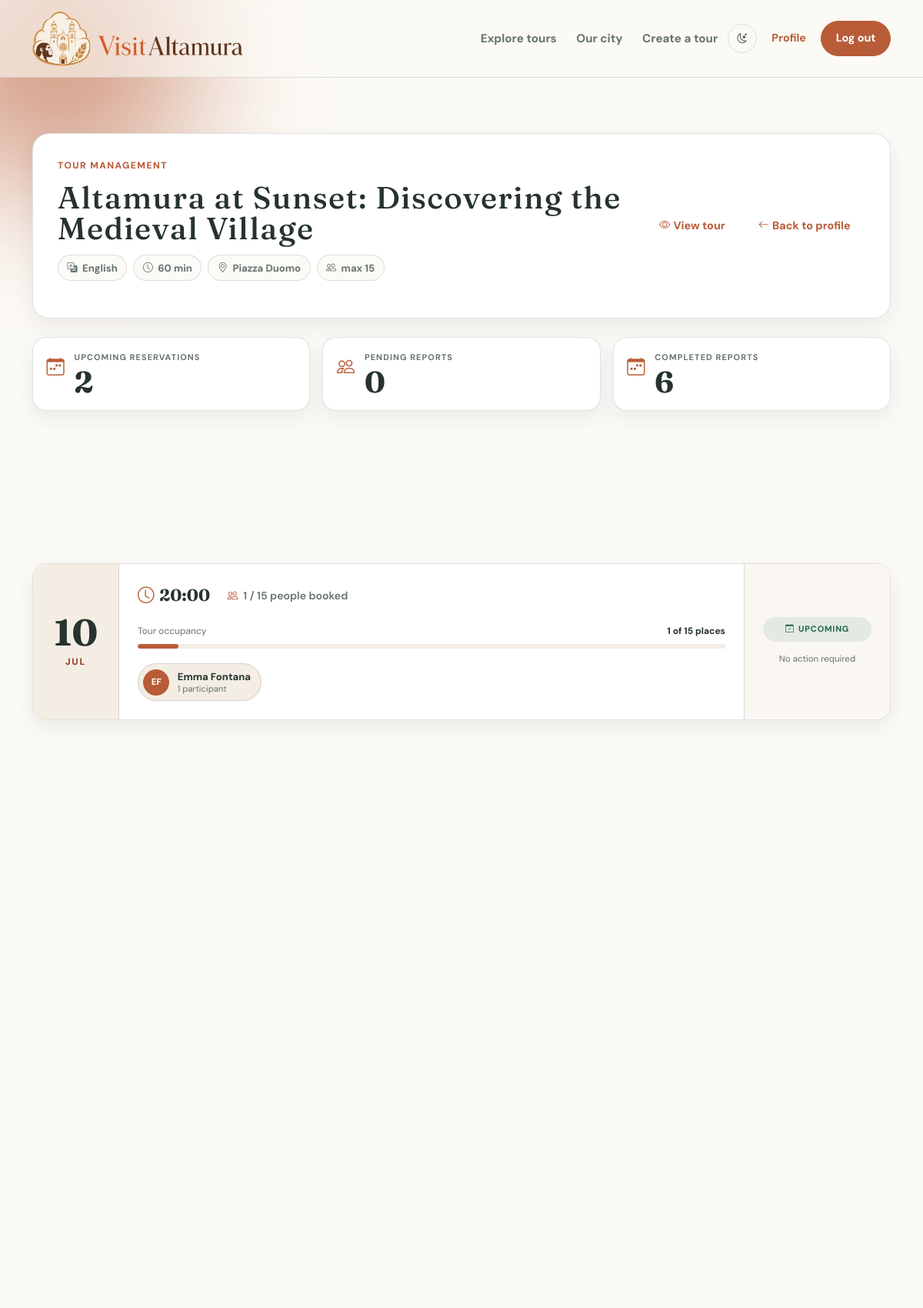
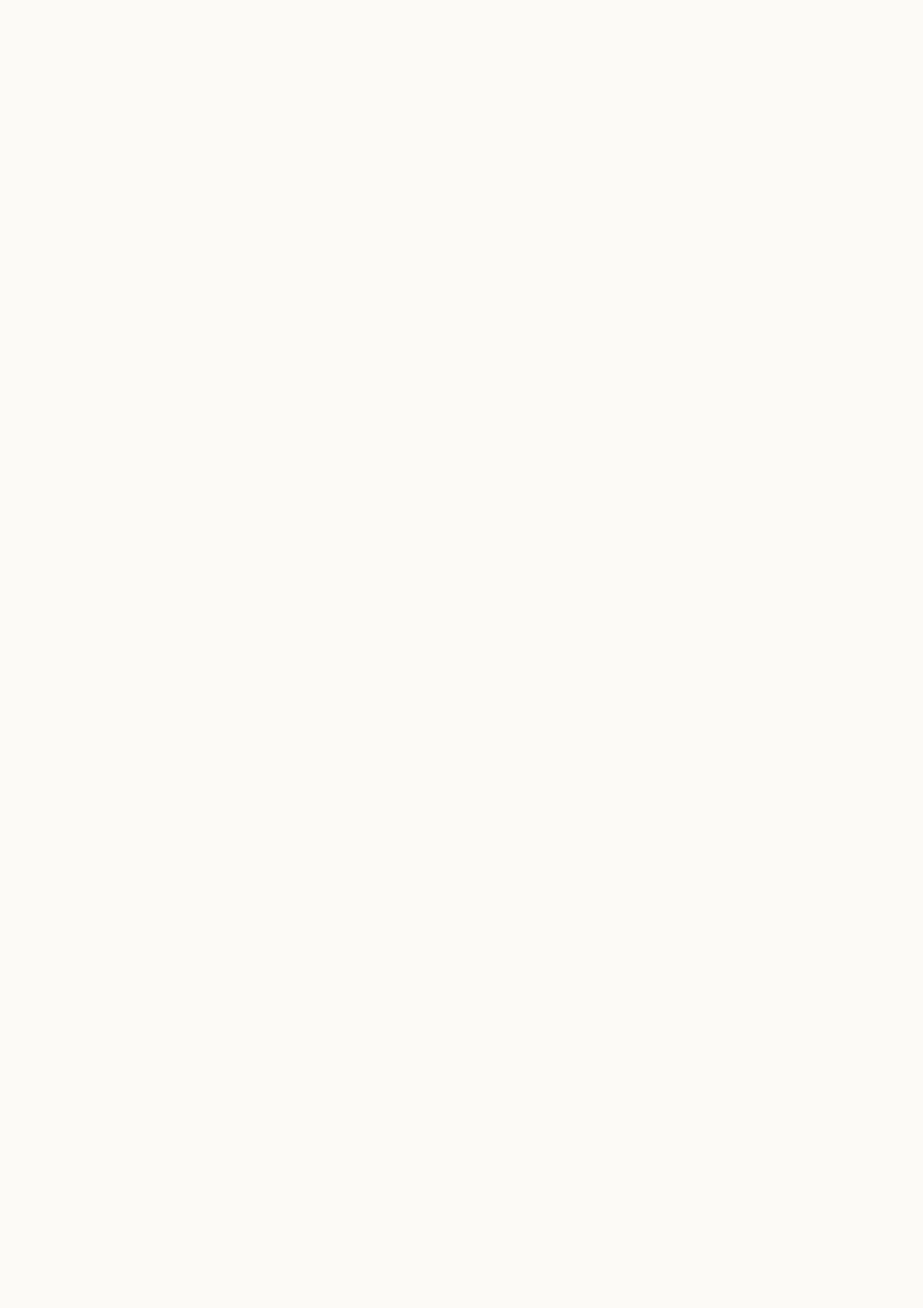
The app's page /tours/7/reservations (signed in, upper part) with its own data (2 pictures, top to bottom).
### tables this page shows
CREATE TABLE "tours" (
	"id"	INTEGER NOT NULL UNIQUE,
	"title"	TEXT NOT NULL,
	"description"	TEXT NOT NULL,
	"guide_id"	INTEGER NOT NULL,
	"duration"	INTEGER NOT NULL CHECK("duration" > 0),
	"language"	TEXT NOT NULL CHECK("language" IN ('Italian', 'English', 'Spanish', 'Portuguese', 'German')),
	"meeting_point"	TEXT NOT NULL,
	"max_participants"	INTEGER NOT NULL CHECK("max_participants" > 0),
	"created_at"	TEXT NOT NULL DEFAULT CURRENT_TIMESTAMP,
	PRIMARY KEY("id" AUTOINCREMENT),
	FOREIGN KEY("guide_id") REFERENCES "users"("id"),
	FOREIGN KEY("guide_id","language") REFERENCES "guide_languages"("guide_id","language")
);

CREATE TABLE "reservations" (
	"id"	INTEGER NOT NULL UNIQUE,
	"tour_id"	INTEGER NOT NULL,
	"participant_id"	INTEGER NOT NULL,
	"tour_date"	TEXT NOT NULL,
	"people_count"	INTEGER NOT NULL CHECK("people_count" >= 1 AND "people_count" <= 4),
	"status"	TEXT NOT NULL DEFAULT 'confirmed' CHECK("status" IN ('confirmed', 'cancelled')),
	"created_at"	TEXT NOT NULL DEFAULT CURRENT_TIMESTAMP,
	"cancelled_at"	TEXT,
	PRIMARY KEY("id" AUTOINCREMENT),
	FOREIGN KEY("participant_id") REFERENCES "users"("id"),
	FOREIGN KEY("tour_id") REFERENCES "tours"("id")
);

CREATE TABLE "users" (
	"id"	INTEGER NOT NULL UNIQUE,
	"first_name"	TEXT NOT NULL,
	"last_name"	TEXT NOT NULL,
	"email"	TEXT NOT NULL UNIQUE,
	"password"	TEXT NOT NULL,
	"role"	TEXT NOT NULL CHECK("role" IN ('guide', 'participant', 'admin')),
	"profile_img"	TEXT,
	"created_at"	TEXT NOT NULL DEFAULT CURRENT_TIMESTAMP,
	PRIMARY KEY("id" AUTOINCREMENT)
);

### app.py (the view, shortened to what this page needs)
@app.route("/tours/<int:tour_id>/reservations")
@login_required
def tour_reservations(tour_id):
    user = current_user
    if user.role != 'guide':
        flash("Access denied: only guides can view reservations", "danger")
        return redirect(url_for("home"))
    db_tour = tours_dao.get_tour_by_id(tour_id)
    if not db_tour or db_tour['guide_id'] != user.id:
        flash("Tour not found or you do not have permission to view reservations for this tour", "danger")
        return redirect(url_for("profile_guide"))
    reservation_dates = reservations_dao.get_dates_with_confirmed_reservations(tour_id)
    cancelled_reservation_dates = reservations_dao.get_dates_with_cancelled_reservations(tour_id)
    current_datetime = datetime.now()
    upcoming_reservations = []
    pending_reports_reservations = []
    completed_reports_reservations = []
    cancelled_reservations = []
    for reservation_date in reservation_dates:
        reservation_tour_in_date = reservations_dao.get_reservations_for_tour_date(tour_id, reservation_date['tour_date'])
        guests_per_reservation = {}
        for reservation in reservation_tour_in_date:
            guests_per_reservation[reservation['id']] = reservations_dao.get_guests_by_reservation(reservation['id'])
        tour_start_datetime = datetime.fromisoformat(reservation_date['tour_date'] + " " + reservation_date['start_time'])
        tour_end_datetime = tour_start_datetime + timedelta(minutes=db_tour['duration'])
        is_past_reservation = tour_end_datetime < current_datetime
        if is_past_reservation:
            report = reports_dao.get_report(tour_id, reservation_date['tour_date'])
        else:
            report = None
        reservation_info = {
            'tour_date': reservation_date['tour_date'],
            'start_time': reservation_date['start_time'],
            "expected_people": reservation_date['expected_people'],
            "reservations": reservation_tour_in_date,
            "guests_per_reservation": guests_per_reservation,
            "is_past_reservation": is_past_reservation,
            "report": report
        }
        if is_past_reservation:
            if report:
                completed_reports_reservations.append(reservation_info)
            else:
                pending_reports_reservations.append(reservation_info)
        else:
            upcoming_reservations.append(reservation_info)
    completed_reports_reservations.reverse()
    totals = {
        "upcoming_reservations": len(upcoming_reservations),
        "pending_reports": len(pending_reports_reservations),
        "completed_reports": len(completed_reports_reservations),
    }
    return render_template("tour_reservations.html", p_tour=db_tour, p_upcoming_reservations=upcoming_reservations, p_pending_reports_reservations=pending_reports_reservations, p_completed_reports_reservations=completed_reports_reservations, p_cancelled_reservations=cancelled_reservations, p_totals=totals, p_months=MONTHS)

### app.py (called while the page is built)
@login_manager.user_loader
def load_user(user_id):
    db_user = users_dao.get_user_by_id(user_id)
    if db_user is not None:
        user = User(
            id = db_user['id'],
            first_name = db_user['first_name'],
            last_name = db_user['last_name'],
            email = db_user['email'],
            password = db_user['password'],
            role = db_user['role'],
            profile_img = db_user['profile_img'],
        )
    else:
        user = None
    return user

### reports_dao.py (called while the page is built)
def get_report(p_tour_id, p_tour_date):
    query = "SELECT * FROM tour_final_reports WHERE tour_id = ? AND tour_date = ?"
    conn = sqlite3.connect("VisitAltamura_db.db")
    conn.row_factory = sqlite3.Row
    cursor = conn.cursor()
    cursor.execute(query, (p_tour_id, p_tour_date))
    db_report = cursor.fetchone()
    conn.commit()
    cursor.close()
    conn.close()
    return db_report

### reservations_dao.py (called while the page is built)
def get_reservations_for_tour_date(p_tour_id, p_tour_date):
    query = "SELECT R.*, U.first_name AS participant_first_name, U.last_name AS participant_last_name FROM reservations R, users U WHERE R.participant_id = U.id AND R.status = 'confirmed' AND R.tour_id = ? AND R.tour_date = ? ORDER BY R.created_at"
    conn = sqlite3.connect("VisitAltamura_db.db")
    conn.row_factory = sqlite3.Row
    cursor = conn.cursor()
    cursor.execute(query, (p_tour_id, p_tour_date))
    db_reservations = cursor.fetchall()
    conn.commit()
    cursor.close()
    conn.close()
    return db_reservations

def get_guests_by_reservation(p_reservation_id):
    query = "SELECT * FROM reservation_guests WHERE reservation_id = ?"
    conn = sqlite3.connect("VisitAltamura_db.db")
    conn.row_factory = sqlite3.Row
    cursor = conn.cursor()
    cursor.execute(query, (p_reservation_id,))
    db_guests = cursor.fetchall()
    conn.commit()
    cursor.close()
    conn.close()
    return db_guests

### tours_dao.py (called while the page is built)
def get_tour_by_id(p_tour_id):
    query = "SELECT T.*, U.first_name, U.last_name, U.email AS guide_email, (SELECT TI.path_img FROM tour_images TI WHERE TI.tour_id = T.id ORDER BY TI.position LIMIT 1) AS path_img FROM tours T, users U WHERE T.guide_id = U.id AND T.id = ?"
    conn = sqlite3.connect("VisitAltamura_db.db")
    conn.row_factory = sqlite3.Row
    cursor = conn.cursor()
    cursor.execute(query, (p_tour_id,))
    db_tour = cursor.fetchone()
    conn.commit()
    cursor.close()
    conn.close()
    return db_tour

### templates/tour_reservations.html (shortened to what this page needs)
{% extends "base.html" %}
{% block content %}
<section class="section reservation-section">
    <div class="container-xl">
        <header class="reservation-header reveal reveal-delay-1">
            <div class="reservation-header-content">
                <p class="section-badge">Tour management</p>
                <h1 class="profile-name">{{ p_tour.title }}</h1>
                <div class="reservation-pills">
                    <span class="pills"><i class="bi bi-translate"></i> {{ p_tour.language }}</span>
                    <span class="pills"><i class="bi bi-clock"></i> {{ p_tour.duration }} min</span>
                    <span class="pills"><i class="bi bi-geo-alt"></i> {{ p_tour.meeting_point }}</span>
                    <span class="pills"><i class="bi bi-people"></i> max {{ p_tour.max_participants }}</span>
                </div>
            </div>
            <div class="reservation-header-actions">
                <a href="{{ url_for('tour', tour_id=p_tour.id) }}" class="btn btn-link-brand">
                    <i class="bi bi-eye me-1"></i>View tour
                </a>
                <a href="{{ url_for('profile_guide') }}" class="btn btn-link-brand">
                    <i class="bi bi-arrow-left me-1"></i>Back to profile
                </a>
            </div>
        </header>
        <div class="row g-3">
            <div class="col-12 col-md-4">
                <article class="stats-reservation-card reveal reveal-delay-2">
                    <i class="bi bi-calendar-week"></i>
                    <div class="stats-reservation-content">
                        <span>Upcoming reservations</span>
                        <strong> {{ p_totals.upcoming_reservations }}</strong>
                    </div>
                </article>
            </div>
            <div class="col-12 col-md-4">
                <article class="stats-reservation-card reveal reveal-delay-3">
                    <i class="bi bi-people"></i>
                    <div class="stats-reservation-content">
                        <span>Pending reports</span>
                        <strong> {{ p_totals.pending_reports }}</strong>
                    </div>
                </article>
            </div>
            <div class="col-12 col-md-4">
                <article class="stats-reservation-card reveal reveal-delay-4">
                    <i class="bi bi-calendar-week"></i>
                    <div class="stats-reservation-content">
                        <span>Completed reports</span>
                        <strong> {{ p_totals.completed_reports }}</strong>
                    </div>
                </article>
            </div>
        </div>
        <section class="mt-5">
            {% if p_upcoming_reservations %}
            <div class="d-flex flex-column gap-2 mb-5">
                {% for reservation in p_upcoming_reservations %}
                <article class="reservation-card reveal reveal-delay-2">
                    <div class="reservation-card-date">
                        <span class="day">{{ reservation.tour_date[8:10] }}</span>
                        <span class="month">{{ p_months[reservation.tour_date[5:7] | int] }}</span>
                    </div>
                    <div class="reservation-card-content">
                        <div class="reservation-card-info">
                            <span class="reservation-time">
                                <i class="bi bi-clock"></i>
                                {{ reservation.start_time }}
                            </span>
                            <span>
                                <i class="bi bi-people"></i>
                                {{ reservation.expected_people }} / {{ p_tour.max_participants }} people booked
                            </span>
                        </div>
                        <div class="reservation-card-people">
                            <div class="reservation-card-people-text">
                                <span>Tour occupancy</span>
                                <strong>
                                    {{ reservation.expected_people }} of {{ p_tour.max_participants }} places
                                </strong>
                            </div>
                            <div class="reservation-card-people-bar" role="progressbar">
                                <span
                                    style="width: {{ (reservation.expected_people * 100 / p_tour.max_participants) | round(0) }}%;"></span>
                            </div>
                        </div>
                        <div class="reservation-card-guests">
                            {% for res in reservation.reservations %}
                            {% set guests = reservation.guests_per_reservation[res.id] %}
                            <div class="reservation-card-guests-block">
                                <div class="reservation-card-guests-avatar">
                                    {{ res.participant_first_name[0] }}{{ res.participant_last_name[0] }}
                                </div>
                                <div class="reservation-card-guests-info">
                                    <strong>
                                        {{ res.participant_first_name }} {{ res.participant_last_name }}
                                    </strong>
                                    {% if guests or res.people_count > 1 %}
                                    <span>
                                        {{ res.people_count }} people
                                        {% if guests %}
                                        ·
                                        {% for guest in guests %}
                                        {{ guest.first_name }} {{ guest.last_name }}{% if not loop.last %}, {% endif %}
                                        {% endfor %}
                                        {% endif %}
                                    </span>
                                    {% else %}
                                    <span>1 participant</span>
                                    {% endif %}
                                </div>
                            </div>
                            {% else %}
                            <p class="reservation-card-guests-empty">
                                No confirmed participants yet.
                            </p>
                            {% endfor %}
                        </div>
                    </div>
                    <div class="reservation-card-side">
                        <span class="reservation-status status-upcoming">
                            <i class="bi bi-calendar-check"></i>
                            Upcoming
                        </span>
                        <small>No action required</small>
                    </div>
                </article>
                {% endfor %}
            </div>
            {% endif %}
        </section>
        <section class="mt-5">
        </section>
        <section class="mt-5">
            {% if p_completed_reports_reservations %}
            <div class="row g-4">
            </div>
            {% endif %}
        </section>
        <section class="mt-5">
        </section>
    </div>
</section>
{% endblock %}

### records on screen
tours: title "Altamura at Sunset: Discovering the Medieval Village", language "English", duration "60", meeting_point "Piazza Duomo", max_participants "15", max_participants "15", max_participants "15"
reservations: first_name "E", last_name "F", participant_first_name "Emma", participant_last_name "Fontana", people_count "1 participant"

### other values on screen
{{ p_totals.upcoming_reservations }} "2"
{{ p_totals.pending_reports }} "0"
{{ p_totals.completed_reports }} "6"
{{ reservation.tour_date[8:10] }} "10"
{{ p_months[reservation.tour_date[5:7] | int] }} "JUL"
{{ reservation.start_time }} "20:00"
{{ reservation.expected_people }} "1"
